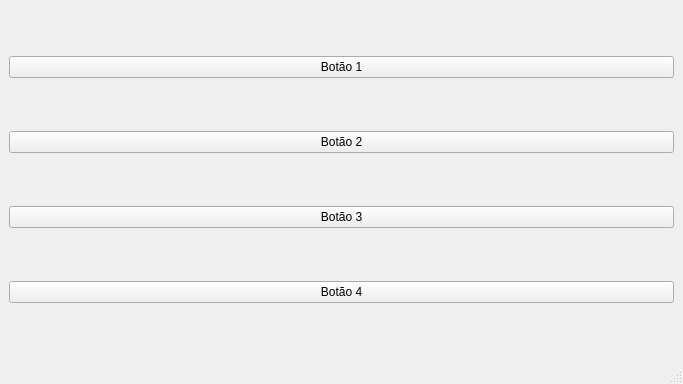
<?xml version="1.0" encoding="UTF-8"?>
<ui version="4.0">
 <class>MainWindow</class>
 <widget class="QMainWindow" name="MainWindow">
  <property name="geometry">
   <rect>
    <x>0</x>
    <y>0</y>
    <width>683</width>
    <height>384</height>
   </rect>
  </property>
  <property name="minimumSize">
   <size>
    <width>683</width>
    <height>384</height>
   </size>
  </property>
  <property name="maximumSize">
   <size>
    <width>683</width>
    <height>384</height>
   </size>
  </property>
  <property name="windowTitle">
   <string>QVBoxLayout com QMainWindow.</string>
  </property>
  <property name="windowIcon">
   <iconset>
    <normaloff>../../../../images/icons/icon.png</normaloff>../../../../images/icons/icon.png</iconset>
  </property>
  <widget class="QWidget" name="centralwidget">
   <layout class="QVBoxLayout" name="verticalLayout">
    <item>
     <widget class="QPushButton" name="pushButton">
      <property name="text">
       <string>Botão 1</string>
      </property>
     </widget>
    </item>
    <item>
     <widget class="QPushButton" name="pushButton_2">
      <property name="text">
       <string>Botão 2</string>
      </property>
     </widget>
    </item>
    <item>
     <widget class="QPushButton" name="pushButton_3">
      <property name="text">
       <string>Botão 3</string>
      </property>
     </widget>
    </item>
    <item>
     <widget class="QPushButton" name="pushButton_4">
      <property name="text">
       <string>Botão 4</string>
      </property>
     </widget>
    </item>
   </layout>
  </widget>
  <widget class="QMenuBar" name="menubar">
   <property name="geometry">
    <rect>
     <x>0</x>
     <y>0</y>
     <width>683</width>
     <height>22</height>
    </rect>
   </property>
  </widget>
  <widget class="QStatusBar" name="statusbar"/>
 </widget>
 <resources/>
 <connections/>
</ui>
